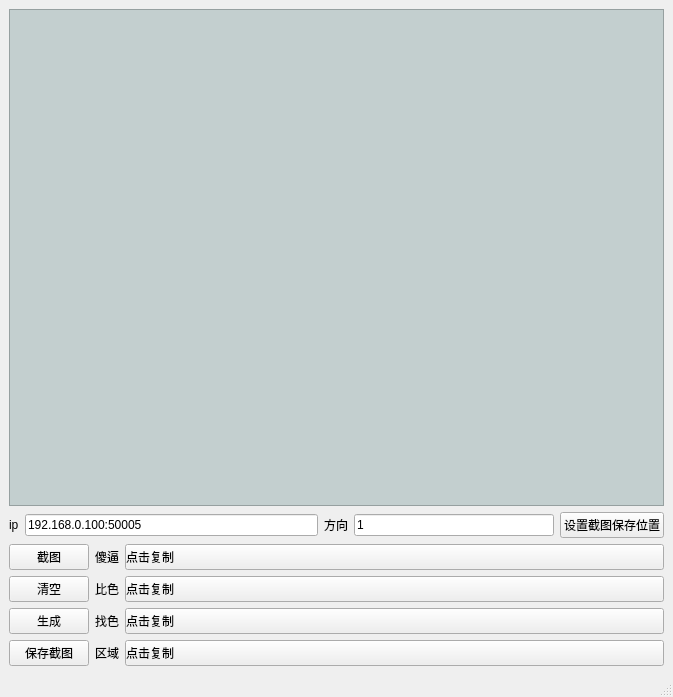
<?xml version="1.0" encoding="UTF-8"?>
<ui version="4.0">
 <class>MainWindow</class>
 <widget class="QMainWindow" name="MainWindow">
  <property name="geometry">
   <rect>
    <x>0</x>
    <y>0</y>
    <width>673</width>
    <height>697</height>
   </rect>
  </property>
  <property name="windowTitle">
   <string>傻逼取色器 [1 2:缩放 Q:截图W:清空E:生成S:保存]</string>
  </property>
  <widget class="QWidget" name="centralwidget">
   <layout class="QVBoxLayout" name="verticalLayout_4">
    <item>
     <layout class="QVBoxLayout" name="verticalLayout">
      <item>
       <widget class="QScrollArea" name="scrollArea">
        <property name="sizePolicy">
         <sizepolicy hsizetype="Preferred" vsizetype="Preferred">
          <horstretch>0</horstretch>
          <verstretch>0</verstretch>
         </sizepolicy>
        </property>
        <property name="styleSheet">
         <string notr="true">background-color:#C3CFCF</string>
        </property>
        <property name="verticalScrollBarPolicy">
         <enum>Qt::ScrollBarAsNeeded</enum>
        </property>
        <property name="horizontalScrollBarPolicy">
         <enum>Qt::ScrollBarAsNeeded</enum>
        </property>
        <property name="sizeAdjustPolicy">
         <enum>QAbstractScrollArea::AdjustToContents</enum>
        </property>
        <property name="widgetResizable">
         <bool>true</bool>
        </property>
        <property name="alignment">
         <set>Qt::AlignCenter</set>
        </property>
        <widget class="QWidget" name="scrollAreaWidgetContents">
         <property name="geometry">
          <rect>
           <x>0</x>
           <y>0</y>
           <width>645</width>
           <height>201</height>
          </rect>
         </property>
        </widget>
       </widget>
      </item>
      <item>
       <layout class="QHBoxLayout" name="horizontalLayout_2">
        <item>
         <widget class="QLabel" name="label">
          <property name="text">
           <string>ip</string>
          </property>
         </widget>
        </item>
        <item>
         <widget class="QLineEdit" name="ip_edit">
          <property name="text">
           <string>192.168.0.100:50005</string>
          </property>
         </widget>
        </item>
        <item>
         <widget class="QLabel" name="label_2">
          <property name="text">
           <string>方向</string>
          </property>
         </widget>
        </item>
        <item>
         <widget class="QLineEdit" name="orient_edit">
          <property name="maximumSize">
           <size>
            <width>200</width>
            <height>16777215</height>
           </size>
          </property>
          <property name="text">
           <string>1</string>
          </property>
          <property name="placeholderText">
           <string>0 竖屏  1 Home右  2Home左</string>
          </property>
         </widget>
        </item>
        <item>
         <widget class="QPushButton" name="pathButton">
          <property name="text">
           <string>设置截图保存位置</string>
          </property>
         </widget>
        </item>
       </layout>
      </item>
      <item>
       <layout class="QHBoxLayout" name="horizontalLayout">
        <item>
         <layout class="QVBoxLayout" name="verticalLayout_3">
          <item>
           <widget class="QPushButton" name="btn_screenshot">
            <property name="text">
             <string>截图</string>
            </property>
           </widget>
          </item>
          <item>
           <widget class="QPushButton" name="btn_clear">
            <property name="text">
             <string>清空</string>
            </property>
           </widget>
          </item>
          <item>
           <widget class="QPushButton" name="btn_generate">
            <property name="text">
             <string>生成</string>
            </property>
           </widget>
          </item>
          <item>
           <widget class="QPushButton" name="btn_save">
            <property name="text">
             <string>保存截图</string>
            </property>
           </widget>
          </item>
         </layout>
        </item>
        <item>
         <layout class="QVBoxLayout" name="verticalLayout_2">
          <item>
           <layout class="QHBoxLayout" name="horizontalLayout_3" stretch="0,1">
            <item>
             <widget class="QLabel" name="label_3">
              <property name="text">
               <string>傻逼</string>
              </property>
             </widget>
            </item>
            <item>
             <widget class="QPushButton" name="text1">
              <property name="sizePolicy">
               <sizepolicy hsizetype="Ignored" vsizetype="Fixed">
                <horstretch>0</horstretch>
                <verstretch>0</verstretch>
               </sizepolicy>
              </property>
              <property name="styleSheet">
               <string notr="true">text-align:left</string>
              </property>
              <property name="text">
               <string>点击复制</string>
              </property>
             </widget>
            </item>
           </layout>
          </item>
          <item>
           <layout class="QHBoxLayout" name="horizontalLayout_4" stretch="0,1">
            <item>
             <widget class="QLabel" name="label_4">
              <property name="text">
               <string>比色</string>
              </property>
             </widget>
            </item>
            <item>
             <widget class="QPushButton" name="text2">
              <property name="sizePolicy">
               <sizepolicy hsizetype="Ignored" vsizetype="Fixed">
                <horstretch>0</horstretch>
                <verstretch>0</verstretch>
               </sizepolicy>
              </property>
              <property name="styleSheet">
               <string notr="true">text-align:left</string>
              </property>
              <property name="text">
               <string>点击复制</string>
              </property>
             </widget>
            </item>
           </layout>
          </item>
          <item>
           <layout class="QHBoxLayout" name="horizontalLayout_5" stretch="0,1">
            <item>
             <widget class="QLabel" name="label_5">
              <property name="text">
               <string>找色</string>
              </property>
             </widget>
            </item>
            <item>
             <widget class="QPushButton" name="text3">
              <property name="sizePolicy">
               <sizepolicy hsizetype="Ignored" vsizetype="Fixed">
                <horstretch>0</horstretch>
                <verstretch>0</verstretch>
               </sizepolicy>
              </property>
              <property name="styleSheet">
               <string notr="true">text-align:left</string>
              </property>
              <property name="text">
               <string>点击复制</string>
              </property>
             </widget>
            </item>
           </layout>
          </item>
          <item>
           <layout class="QHBoxLayout" name="horizontalLayout_6" stretch="0,1">
            <item>
             <widget class="QLabel" name="label_6">
              <property name="text">
               <string>区域</string>
              </property>
             </widget>
            </item>
            <item>
             <widget class="QPushButton" name="text4">
              <property name="sizePolicy">
               <sizepolicy hsizetype="Ignored" vsizetype="Fixed">
                <horstretch>0</horstretch>
                <verstretch>0</verstretch>
               </sizepolicy>
              </property>
              <property name="styleSheet">
               <string notr="true">text-align:left</string>
              </property>
              <property name="text">
               <string>点击复制</string>
              </property>
             </widget>
            </item>
           </layout>
          </item>
         </layout>
        </item>
       </layout>
      </item>
     </layout>
    </item>
   </layout>
  </widget>
  <widget class="QMenuBar" name="menubar">
   <property name="geometry">
    <rect>
     <x>0</x>
     <y>0</y>
     <width>673</width>
     <height>22</height>
    </rect>
   </property>
  </widget>
  <widget class="QStatusBar" name="statusbar"/>
 </widget>
 <resources/>
 <connections>
  <connection>
   <sender>btn_screenshot</sender>
   <signal>clicked()</signal>
   <receiver>MainWindow</receiver>
   <slot>screenshot()</slot>
   <hints>
    <hint type="sourcelabel">
     <x>107</x>
     <y>489</y>
    </hint>
    <hint type="destinationlabel">
     <x>283</x>
     <y>420</y>
    </hint>
   </hints>
  </connection>
  <connection>
   <sender>btn_clear</sender>
   <signal>clicked()</signal>
   <receiver>MainWindow</receiver>
   <slot>clear_all()</slot>
   <hints>
    <hint type="sourcelabel">
     <x>107</x>
     <y>537</y>
    </hint>
    <hint type="destinationlabel">
     <x>261</x>
     <y>421</y>
    </hint>
   </hints>
  </connection>
  <connection>
   <sender>btn_generate</sender>
   <signal>clicked()</signal>
   <receiver>MainWindow</receiver>
   <slot>generate()</slot>
   <hints>
    <hint type="sourcelabel">
     <x>107</x>
     <y>585</y>
    </hint>
    <hint type="destinationlabel">
     <x>253</x>
     <y>421</y>
    </hint>
   </hints>
  </connection>
  <connection>
   <sender>btn_save</sender>
   <signal>clicked()</signal>
   <receiver>MainWindow</receiver>
   <slot>save_img()</slot>
   <hints>
    <hint type="sourcelabel">
     <x>70</x>
     <y>633</y>
    </hint>
    <hint type="destinationlabel">
     <x>7</x>
     <y>27</y>
    </hint>
   </hints>
  </connection>
  <connection>
   <sender>text1</sender>
   <signal>clicked()</signal>
   <receiver>MainWindow</receiver>
   <slot>copy_text()</slot>
   <hints>
    <hint type="sourcelabel">
     <x>392</x>
     <y>474</y>
    </hint>
    <hint type="destinationlabel">
     <x>500</x>
     <y>411</y>
    </hint>
   </hints>
  </connection>
  <connection>
   <sender>text2</sender>
   <signal>clicked()</signal>
   <receiver>MainWindow</receiver>
   <slot>copy_text()</slot>
   <hints>
    <hint type="sourcelabel">
     <x>493</x>
     <y>526</y>
    </hint>
    <hint type="destinationlabel">
     <x>488</x>
     <y>423</y>
    </hint>
   </hints>
  </connection>
  <connection>
   <sender>text3</sender>
   <signal>clicked()</signal>
   <receiver>MainWindow</receiver>
   <slot>copy_text()</slot>
   <hints>
    <hint type="sourcelabel">
     <x>527</x>
     <y>590</y>
    </hint>
    <hint type="destinationlabel">
     <x>604</x>
     <y>426</y>
    </hint>
   </hints>
  </connection>
  <connection>
   <sender>text4</sender>
   <signal>clicked()</signal>
   <receiver>MainWindow</receiver>
   <slot>copy_text()</slot>
   <hints>
    <hint type="sourcelabel">
     <x>508</x>
     <y>642</y>
    </hint>
    <hint type="destinationlabel">
     <x>616</x>
     <y>389</y>
    </hint>
   </hints>
  </connection>
  <connection>
   <sender>pathButton</sender>
   <signal>clicked()</signal>
   <receiver>MainWindow</receiver>
   <slot>get_save_path()</slot>
   <hints>
    <hint type="sourcelabel">
     <x>590</x>
     <y>344</y>
    </hint>
    <hint type="destinationlabel">
     <x>484</x>
     <y>285</y>
    </hint>
   </hints>
  </connection>
 </connections>
 <slots>
  <slot>screenshot()</slot>
  <slot>clear_all()</slot>
  <slot>generate()</slot>
  <slot>save_img()</slot>
  <slot>copy_text()</slot>
  <slot>get_save_path()</slot>
 </slots>
</ui>
